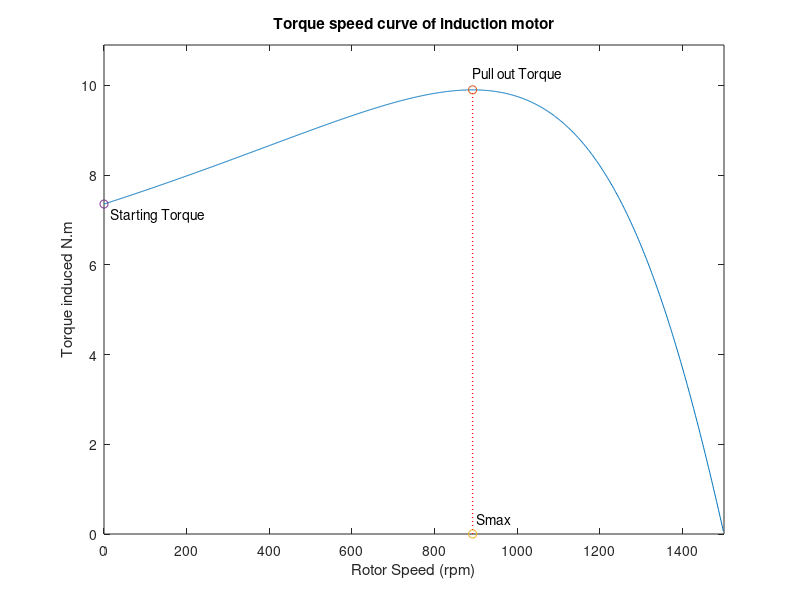

MATLAB code to generate this figure:
clc;
clear;
close all;
%% Input Data
R1=3.5;                            % Stator resistance
f=50;                              % Frequency
Poles=4;                           % No. of poles
% No load Test Data
%No load Currents
Ia_nl=2.5;                          % Line current of phase A at no load
Ib_nl=2.5;                          % Line current of phase B at no load
Ic_nl=2.5;                          % Line current of phase C at no load
I1=(Ia_nl+Ib_nl+Ic_nl)/3;           % Average per phase current
%No load Applied Voltage
Vab_nl=230;                         % Line voltage V_ab at no load
Vbc_nl=230;                         % Line voltage V_bc at no load
Vca_nl=230;                         % Line voltage V_ca at no load
VL_nl=(Vab_nl+Vbc_nl+Vca_nl)/3;     % Average line to line voltage
Pin_nl=106;                         % No Load input Power
%Blocked Rotor test Data
Ia_fl=2.6;                          % Line current of phase A at full load
Ib_fl=2.6;                          % Line current of phase B at full load
Ic_fl=2.6;                          % Line current of phase C at full load
I2=(Ia_fl+Ib_fl+Ic_fl)/3;           % Average per phase current
% Full load Applied Voltage
Vab_fl=64;                         % Line voltage V_ab at full load
Vbc_fl=64;                         % Line voltage V_bc at full load
Vca_fl=64;                         % Line voltage V_ca at full load
VL_fl=(Vab_fl+Vbc_fl+Vca_fl)/3;    % Average line to line voltage
Pin_fl=169;                         % Full Load input Power
%% Calculation using no-load test data
Vp=VL_nl/sqrt(3);                   % Calculate phase voltage for per phase circuit
Znl=Vp/I1;                          % No-load Impedance = X1+Xm
P_scl=3*I1*I1*R1;                   % Stator copper losses
P_rot=Pin_nl-P_scl;                 % Rotational Losses
PF_nl=Pin_nl/(sqrt(3)*VL_nl*I1);    % No load power factor 
angle_nl=acos(PF_nl)*180/pi;        % No load power factor angle in degrees
angle_nl_r=acos(PF_nl);             % No load power factor angle in radians
Vm=Vp-I1*R1;                        % Voltage across Magnitising branch 
Im=I1*sin(angle_nl_r);              % Current through Xm
Ic=I1*PF_nl;                        % Current through Rc
Rc=Vm/Ic;                           % Value of core resistance
Xm=Vm/Im;                           % Value of magnetising reactance
Zm=(j*Xm*Rc)/(j*Xm+Rc);             % Magnitising branch impedance
Rnl=Znl*PF_nl;                      % No load resistance from Znl and power factor
Xnl=Znl*sin(angle_nl_r);            % No load reactance from Znl and power factor
Znl_complex=Rnl+j*Xnl;              % No load impedance in complex form
X1_a=Xnl-imag(Zm);                  % Calculation of Xm using imaginary part of Znl
X1=Znl-Xm;                          % Calculation of X1 using approximation i.e. Znl=X1+Xm
disp(['No load calculations for trasformer equivalent circuit'])
disp(['------------------------------------------------------'])
disp(['Sator Resistance         = R1   = ' num2str(R1) ' ohm'])
disp(['Line to line voltage     = Vl   = ' num2str(VL_nl) ' V']);
disp(['No load Current          = I1   = ' num2str(I1) ' A']);
disp(['No load Input Power Pin  = Pin  = ' num2str(Pin_nl) ' W'])
disp(['Phase Voltage at no load = Vp   = ' num2str(Vp) ' V']);
disp(['No load Impedance Znl    = Znl  = ' num2str(Znl) ' ohms']);
disp(['No Load power factor     = PFnl = ' num2str(PF_nl)]);
disp(['Power factor angle       = phi  = ' num2str(angle_nl) ' degree']);
disp(['Magnitizing branch volt  = Vm   = ' num2str(Vm) ' V']);
disp(['Current through Xm       = Im   = ' num2str(Im) ' A']);
disp(['Current through Rc       = Ic   = ' num2str(Ic) ' A']);
disp(['Magnitizing Reactance    = Xm   = ' num2str(Xm) ' ohms']);
disp(['Core Resistance          = Rc   = ' num2str(Rc) ' ohms']);
disp(['Magnitizing Impedance    = Zm   = ' num2str(Zm) ' ohms']);
disp(['Approximate Reactance    = X1   = ' num2str(X1) ' ohms'])
disp(['Stator Copper Losses     = Pscl = ' num2str(P_scl) ' W']);
disp(['Rotational Losses        = Prot = ' num2str(P_rot) ' W']);
%% Calculation from blocked rotor test
Vfl=VL_fl/sqrt(3);                  % Full load phase voltage
R2=(Pin_fl-3*I2*I2*R1)/(3*I2*I2);   % Calculating R2 from copper losses
Zfl=Vfl/I2;                         % Full load equivalent impedence
PFfl=Pin_fl/(sqrt(3)*VL_fl*I2);     % Full load power factor
angle_fl=acos(PFfl)*180/pi;         % Full load Power factor Angle
Rfl=Zfl*PFfl;                       % Full load equivalent resistance
Xfl=Zfl*sin(acos(PFfl));            % Full load equivalent raectance
Zfl_c=Rfl+Xfl*j;                    % Full load impedence in complex form
X2=sqrt(Zfl*Zfl-(R1+R2)^2)-X1;      % Calculation of X2
 
disp([' ']);
disp(['Full load calculations for trasformer equivalent circuit'])
disp(['--------------------------------------------------------'])
disp(['Full laod Line Voltage   = VLfl = ' num2str(VL_fl) ' V']);
disp(['Full load Phase Voltage  = Vfl  = ' num2str(Vfl) ' ohms'])
disp(['Full laod Current        = I2   = ' num2str(I2) ' A']);
disp(['Full laod Impedance      = Zfl  = ' num2str(Zfl) ' ohms']);
disp(['Full load Power          = Pfl  = ' num2str(Pin_fl) ' W'])
disp(['Full load Power factor   = PFfl = ' num2str(PFfl) ' '])
disp(['Power factor angle       = phi  = ' num2str(angle_fl) ' degree']);
disp(['Full load Imedance       = Zfl  = ' num2str(Zfl_c) ' ohm']);
disp(['Rotor resistance         = R2   = ' num2str(R2) ' ohms']);
disp(['Approximate X2           = X2   = ' num2str(X2) ' ohms'])
%% Calculation of thevenin equivalent circuit parameters
Vth=(Xm/(X1+Xm))*Vp;        % calculating thevenin equivalent voltage
Rth=(Xm/(X1+Xm))^2*R1;      % calculation of thevenin resistance
Xth=X1;                     % calculation of thevenin reactance
Ns=120*f/Poles;             % calculation of synchronous frequency
ws=Ns*2*pi/60;              % converting 'rpm' into 'rad/sec'
Tstart=(3*Vth^2*R2)/(ws*((Rth+R2)^2+(Xth+X2)^2));     % Caculating starting torque of motor
Smax=R2/sqrt(Rth^2+(Xth+X2)^2);                       % Slip for maximum torque
Tmax=(3*Vth^2)/(2*ws*(Rth+sqrt(Rth^2+(Xth+X2)^2)));   % Calulating maximum torque 
disp([' ']);
disp(['Thevenin Calculation from Induction motor equivalent cicuit'])
disp(['-----------------------------------------------------------'])
disp(['Thevenin Voltage         = Vth  = ' num2str(Vth) ' V'])
disp(['Thevenin Resistance      = Rth  = ' num2str(Rth) ' ohms'])
disp(['Thevenin Reactance       = Xth  = ' num2str(Xth) ' ohms'])
disp([' ']);
disp(['Calculation of starting and pull-out torque '])
disp(['-------------------------------------------'])
disp(['Rated frequency          = f    = ' num2str(f) ' Hz'])
disp(['No. of poles             = P    = ' num2str(Poles) ' '])
disp(['Synchronous speed        = Ns   = ' num2str(Ns) ' rpm'])
disp(['Synchronous speed        = Ws   = ' num2str(ws) ' rad/sec'])
disp(['Starting Torque, Tstart  = Ts   = ' num2str(Tstart) ' N.m'])
disp(['Slip for Tmax            = Sm   = ' num2str(Smax) ' '])
disp(['Maximum Torque, Tmax     = Tm   = ' num2str(Tmax) ' N.m'])
%% Plotting torque speed characteristics
s=1:-0.001:0;
s(1001)=0.001;
Nm=(1-s)*Ns;
for ii=1:1000
Tind(ii)=(3*Vth^2*R2/s(ii))/(ws*((Rth+R2/s(ii))^2+(Xth+X2)^2));
end
Tind(1001)=Tind(1000);
plot(Nm,Tind);
axis([0,Ns,0,Tmax+1]);
xlabel('Rotor Speed (rpm)');
ylabel('Torque induced N.m');
title('Torque speed curve of induction motor');
Nmax=(1-Smax)*Ns;
x=[Nmax, Nmax];
y=[0,Tmax];
hold on;
line(x,y,'Color','r','LineStyle',':','LineWidth',1)
text(Nmax,Tmax+0.35,'Pull out Torque');
plot(Nmax,Tmax,'Marker','o')
text(Nmax+10,0.35,'Smax')
plot(Nmax,0,'Marker','o')
text(15,Tstart-0.25,'Starting Torque');
plot(0,Tstart,'Marker','o')